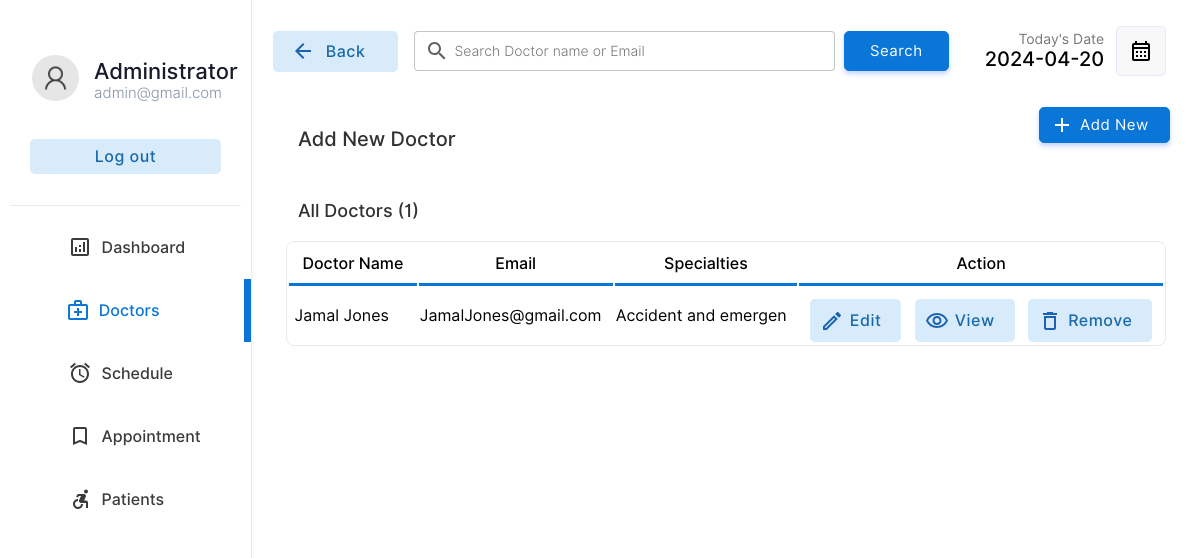
Page /admin/doctors.php (signed in) on the committed database.
### tables this page shows
CREATE TABLE IF NOT EXISTS `doctor` (
  `docid` int(11) NOT NULL AUTO_INCREMENT,
  `docemail` varchar(255) DEFAULT NULL,
  `docname` varchar(255) DEFAULT NULL,
  `docpassword` varchar(255) DEFAULT NULL,
  `doctel` varchar(15) DEFAULT NULL,
  `specialties` int(2) DEFAULT NULL,
  PRIMARY KEY (`docid`),
  KEY `specialties` (`specialties`)
);

CREATE TABLE IF NOT EXISTS `specialties` (
  `id` int(2) NOT NULL,
  `sname` varchar(50) DEFAULT NULL,
  PRIMARY KEY (`id`)
);

### admin/doctors.php (the view, shortened to what this page needs)
<!DOCTYPE html>
<html lang="en">
<head>
    <link rel="stylesheet" href="../css/animations.css">
    <link rel="stylesheet" href="../css/main.css">
    <link rel="stylesheet" href="../css/admin.css">
</head>
<body>
    <?php
    include("../connection.php");
    ?>
    <div class="container">
        <div class="menu">
            <table class="menu-container" border="0">
                <tr>
                    <td style="padding:10px" colspan="2">
                        <table border="0" class="profile-container">
                            <tr>
                                <td width="30%" style="padding-left:20px" >
                                    <img src="../img/user.png" alt="" width="100%" style="border-radius:50%">
                                </td>
                                <td style="padding:0px;margin:0px;">
                                    <p class="profile-title">Administrator</p>
                                    <p class="profile-subtitle">admin@gmail.com</p>
                                </td>
                            </tr>
                            <tr>
                                <td colspan="2">
                                <a href="../logout.php" ><input type="button" value="Log out" class="logout-btn btn-primary-soft btn"></a>
                                </td>
                            </tr>
                    </table>
                    </td>
                </tr>
                <tr class="menu-row" >
                    <td class="menu-btn menu-icon-dashbord" >
                        <a href="index.php" class="non-style-link-menu"><div><p class="menu-text">Dashboard</p></a></div></a>
                <tr class="menu-row">
                    <td class="menu-btn menu-icon-doctor menu-active menu-icon-doctor-active">
                        <a href="doctors.php" class="non-style-link-menu non-style-link-menu-active"><div><p class="menu-text">Doctors</p></a></div>
                <tr class="menu-row" >
                    <td class="menu-btn menu-icon-schedule">
                        <a href="schedule.php" class="non-style-link-menu"><div><p class="menu-text">Schedule</p></div></a>
                    </td>
                </tr>
                <tr class="menu-row">
                    <td class="menu-btn menu-icon-appoinment">
                        <a href="appointment.php" class="non-style-link-menu"><div><p class="menu-text">Appointment</p></a></div>
                    </td>
                </tr>
                <tr class="menu-row" >
                    <td class="menu-btn menu-icon-patient">
                        <a href="patient.php" class="non-style-link-menu"><div><p class="menu-text">Patients</p></a></div>
                    </td>
                </tr>
        <div class="dash-body">
            <table border="0" width="100%" style=" border-spacing: 0;margin:0;padding:0;margin-top:25px; ">
                <tr >
                    <td width="13%">
                        <a href="doctors.php" ><button  class="login-btn btn-primary-soft btn btn-icon-back"  style="padding-top:11px;padding-bottom:11px;margin-left:20px;width:125px"><font class="tn-in-text">Back</font></button></a>
                    </td>
                    <td>
                        <form action="" method="post" class="header-search">
                            <input type="search" name="search" class="input-text header-searchbar" placeholder="Search Doctor name or Email" list="doctors">&nbsp;&nbsp;
                            <?php
                                $list11 = $database->query("select  docname,docemail from  doctor;");
?>
                            <input type="Submit" value="Search" class="login-btn btn-primary btn" style="padding-left: 25px;padding-right: 25px;padding-top: 10px;padding-bottom: 10px;">
                        </form>
                    </td>
                    <td width="15%">
                        <p style="font-size: 14px;color: rgb(119, 119, 119);padding: 0;margin: 0;text-align: right;">
                            Today's Date
                        </p>
                        <p class="heading-sub12" style="padding: 0;margin: 0;">
                            <?php
                        $date = date('Y-m-d');
                        echo $date;
                        ?>
                        </p>
                    </td>
                    <td width="10%">
                        <button  class="btn-label"  style="display: flex;justify-content: center;align-items: center;"><img src="../img/calendar.svg" width="100%"></button>
                    </td>
                </tr>
                <tr >
                    <td colspan="2" style="padding-top:30px;">
                        <p class="heading-main12" style="margin-left: 45px;font-size:20px;color:rgb(49, 49, 49)">Add New Doctor</p>
                    </td>
                    <td colspan="2">
                        <a href="?action=add&id=none&error=0" class="non-style-link"><button  class="login-btn btn-primary btn button-icon"  style="display: flex;justify-content: center;align-items: center;margin-left:75px;background-image: url('../img/icons/add.svg');">Add New</font></button>
                            </a></td>
                </tr>
                <tr>
                    <td colspan="4" style="padding-top:10px;">
                        <p class="heading-main12" style="margin-left: 45px;font-size:18px;color:rgb(49, 49, 49)">All Doctors (<?php echo $list11->num_rows; ?>)</p>
                    </td>
                </tr>
                <?php
                    if($_POST){
                        $keyword=$_POST["search"];
                        $sqlmain= "select * from doctor where docemail='$keyword' or docname='$keyword' or docname like '$keyword%' or docname like '%$keyword' or docname like '%$keyword%'";
                    }else{
                        $sqlmain= "select * from doctor order by docid desc";
                    }
                ?>
                <tr>
                   <td colspan="4">
                       <center>
                        <div class="abc scroll">
                        <table width="93%" class="sub-table scrolldown" border="0">
                        <thead>
                        <tr>
                                <th class="table-headin">
                                Doctor Name
                                </th>
                                <th class="table-headin">
                                    Email
                                </th>
                                <th class="table-headin">
                                    Specialties
                                </th>
                                <th class="table-headin">
                                    Action
                                </tr>
                        </thead>
                        <tbody>
                            <?php
                                $result= $database->query($sqlmain);
                                if($result->num_rows==0){
                                    echo '<tr>
                                    <td colspan="4">
                                    <br><br><br><br>
                                    <center>
                                    <img src="../img/notfound.svg" width="25%">
                                    <br>
                                    <p class="heading-main12" style="margin-left: 45px;font-size:20px;color:rgb(49, 49, 49)">We  couldnt find anything related to your keywords !</p>
                                    <a class="non-style-link" href="doctors.php"><button  class="login-btn btn-primary-soft btn"  style="display: flex;justify-content: center;align-items: center;margin-left:20px;">&nbsp; Show all Doctors &nbsp;</font></button>
                                    </a>
                                    </center>
                                    <br><br><br><br>
                                    </td>
                                    </tr>';
                                }
                                else{
                                for ( $x=0; $x<$result->num_rows;$x++){
                                    $row=$result->fetch_assoc();
                                    $docid=$row["docid"];
                                    $name=$row["docname"];
                                    $email=$row["docemail"];
                                    $spe=$row["specialties"];
                                    $spcil_res= $database->query("select sname from specialties where id='$spe'");
                                    $spcil_array= $spcil_res->fetch_assoc();
                                    $spcil_name=$spcil_array["sname"];
                                    echo '<tr>
                                        <td> &nbsp;'.
                                        substr($name,0,30)
                                        .'</td>
                                        <td>
                                        '.substr($email,0,20).'
                                        </td>
                                        <td>
                                            '.substr($spcil_name,0,20).'
                                        </td>
                                        <td>
                                        <div style="display:flex;justify-content: center;">
                                        <a href="?action=edit&id='.$docid.'&error=0" class="non-style-link"><button  class="btn-primary-soft btn button-icon btn-edit"  style="padding-left: 40px;padding-top: 12px;padding-bottom: 12px;margin-top: 10px;"><font class="tn-in-text">Edit</font></button></a>
                                        &nbsp;&nbsp;&nbsp;
                                        <a href="?action=view&id='.$docid.'" class="non-style-link"><button  class="btn-primary-soft btn button-icon btn-view"  style="padding-left: 40px;padding-top: 12px;padding-bottom: 12px;margin-top: 10px;"><font class="tn-in-text">View</font></button></a>
                                       &nbsp;&nbsp;&nbsp;
                                       <a href="?action=drop&id='.$docid.'&name='.$name.'" class="non-style-link"><button  class="btn-primary-soft btn button-icon btn-delete"  style="padding-left: 40px;padding-top: 12px;padding-bottom: 12px;margin-top: 10px;"><font class="tn-in-text">Remove</font></button></a>
                                        </div>
                                        </td>
                                    </tr>';
                                }
                            }
                            ?>
                            </tbody>
                        </table>
                        </div>
                        </center>
                   </td>
                </tr>
            </table>
        </div>
</body>
</html>

### css/main.css (style rules this page uses)
:root { --primarycolor: #0A76D8; --primarycolorhover: #006dd3; --btnice:#D8EBFA; --btnnicetext:#1b62b3; }
body { margin: 0; padding: 0; border-spacing: 0; font-family: 'Inter', sans-serif; }
.input-text { border-radius: 4px; border: 0.5px solid rgb(226, 226, 226); padding: 10px; width: 92%; transition: 0.2s; outline: none; }
.input-text { border: 1px solid #e9ecef; font-size: 14px; line-height: 26px; background-color: #fff; display: block; width: 100%; padding: .375rem .75rem; font-weight: 300; line-height: 1.5; color: #212529; background-color: #fff; background-clip: padding-box; -webkit-appearance: none; -moz-appearance: none; appearance: none; border-radius: .25rem; transition: border-color .15s ease-in-out,box-shadow .15s ease-in-out; }
.input-text::placeholder { font-family: 'Inter', sans-serif; }
.btn { cursor: pointer; padding: 8px 20px; outline: none; text-decoration: none; font-size: 15px; letter-spacing: 0.5px; transition: all 0.3s; border-radius: 5px; font-family: 'Inter', sans-serif; }
.btn-primary { background-color: var(--primarycolor) ; border: 1px solid var(--primarycolor) ; color: #fff ; box-shadow: 0 3px 5px 0 rgba(57,108,240,0.3); }
.btn-primary-soft { background-color: #D8EBFA ; color: #1969AA; font-weight: 500; font-size: 16px; border: none; }
.non-style-link:link, .non-style-link:visited, .non-style-link:hover, .non-style-link:active { text-decoration: none; color: rgb(43, 43, 43); }
.btn-label { margin-left: 10px; padding: 12px 12px; outline: none; text-decoration: none; font-size: 15px; letter-spacing: 0.5px; transition: all 0.3s; border-radius: 5px; background-color: #f0f0f073; border: 1px solid rgba(57,108,240,0.1) ; font-family: 'Inter', sans-serif; }
.sub-table { border: 1px solid #ebebeb; border-radius: 8px; }
.table-headin { font-size: 16px; font-weight: 500; padding: 10px; border-bottom: 3px solid var(--primarycolor); }
.abc { width: 100%; height: 550px; overflow: auto; }
input[type=search] { background-image: url('../img/search.svg'); background-position: 10px 50%; background-repeat: no-repeat; transition: 0.5s; padding: 8px 20px 8px 40px; }
.button-icon { background-position: 10px 50%; background-repeat: no-repeat; transition: 0.5s; padding: 8px 20px 8px 40px; }
.menu-btn { padding:6px; color: #3b3b3b; background-position: 30% 50%; background-repeat: no-repeat; transition: 0.5s; }
.menu-text { padding-left: 40%; font-weight: 500; font-size: 16px; }
.menu-active { color: var(--primarycolor); border-right: 7px solid var(--primarycolor); background-color: var(); }
.non-style-link-menu:link, .non-style-link-menu:visited, .non-style-link-menu:active { text-decoration: none; color: #3b3b3b; }
.non-style-link-menu-active:link, .non-style-link-menu-active:visited, .non-style-link-menu-active:active { text-decoration: none; color: var(--primarycolor); }
.menu-icon-dashbord { background-image: url('../img/icons/dashboard.svg'); }
.menu-icon-doctor { background-image: url('../img/icons/doctors.svg'); }
.menu-icon-schedule { background-image: url('../img/icons/schedule.svg'); }
.menu-icon-appoinment { background-image: url('../img/icons/book.svg'); }
.menu-icon-patient { background-image: url('../img/icons/patients.svg'); }
.menu-icon-doctor:hover,.menu-icon-doctor-active { color: var(--primarycolor); background-image: url('../img/icons/doctors-hover.svg'); }
.btn-icon-back { background-image: url('../img/icons/back-iceblue.svg'); background-position: 18px 50%; background-repeat: no-repeat; transition: 0.5s; padding: 8px 20px 8px 40px; }
.btn-edit { background-image: url('../img/icons/edit-iceblue.svg'); }
.btn-view { background-image: url('../img/icons/view-iceblue.svg'); }
.btn-delete { background-image: url('../img/icons/delete-iceblue.svg'); }

### admin/doctors.php (style rules this page uses)
.sub-table { animation: transitionIn-Y-bottom 0.5s; }

### rows in the picture
doctor: docname "Jamal Jones", docemail "JamalJones@gmail.com", specialties.sname "Accident and emergen"

### other values in the picture
$list11->num_rows "1"
